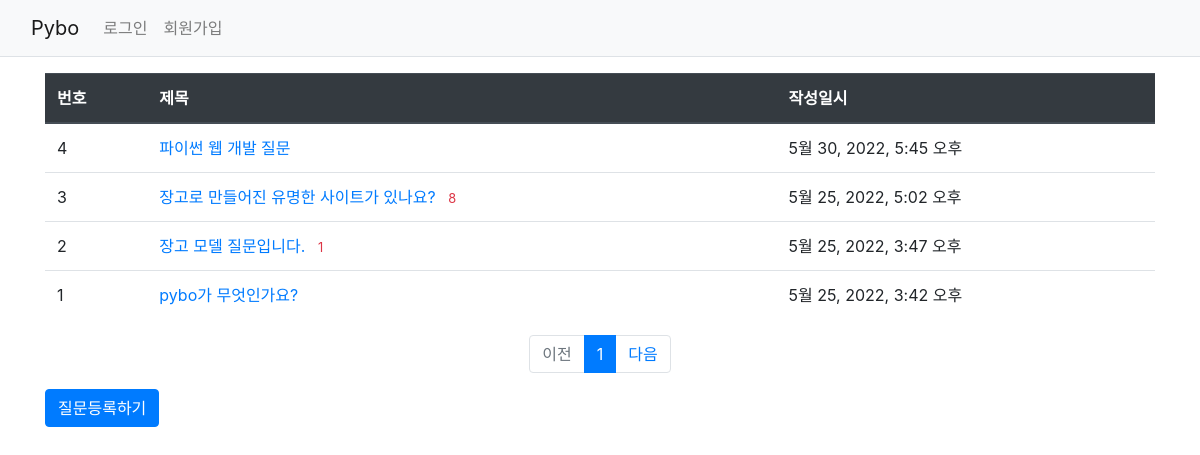
The page /pybo/ on the database as committed earlier.
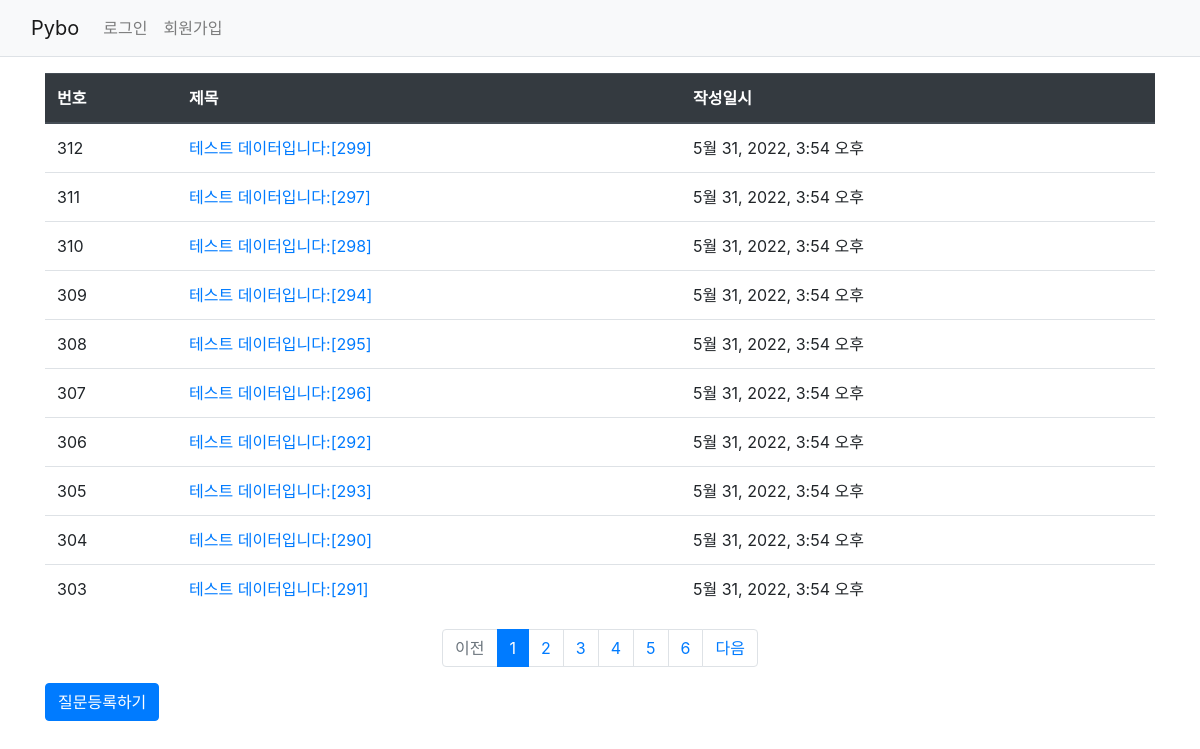
The same page on the database as committed later.
### pybo/models.py (models this page shows, shortened)
class Question(models.Model):
    subject = models.CharField(max_length=200)
    content = models.TextField()
    create_date = models.DateTimeField()

### pybo/views.py (the view)
# urls.py: path('', views.index, name='index'),  # '/' 에 해당되는 path
def index(request):
    page = request.GET.get('page', '1')  # 페이지
    question_list = Question.objects.order_by('-create_date')  # -붙으면 내림차순 없으면 오름차순
    paginator = Paginator(question_list, 10)  # 페이지당 10개씩 보여주기
    page_object = paginator.get_page(page)
    context = {'question_list': page_object}  # 딕셔너리의 {'키' : 값}
    return render(request, 'pybo/question_list.html', context)  # 인자 값 3개

### pybo/templatetags/pybo_filter.py (called while the page is built)
@register.filter
def sub(value, arg):
    return value - arg

### templates/pybo/question_list.html (shortened to what this page needs)
<!DOCTYPE html>
<html lang="en">
<head>
</head>
<body>
    {% extends 'base.html' %}
    {% load pybo_filter %}
    {% block content %}
    <div class="container my-3">
        <table class="table">
            <thead>
            <tr class="thead-dark">
                <th>번호</th>
                <th>제목</th>
                <th>작성일시</th>
            </tr>
            </thead>
            <tbody>
                {% if question_list %}
                {% for question in question_list %}
                <tr>
                    <td>
                        {{ question_list.paginator.count|sub:question_list.start_index|sub:forloop.counter0|add:1 }}
                    </td>
                    <td>
                        <a href="{% url 'pybo:detail' question.id %}">
                            {{ question.subject }}
                        </a>
                        {% if question.answer_set.count > 0 %}
                        <span class="text-danger small mx-2">{{ question.answer_set.count }}</span>
                        {% endif %}
                    </td>
                    <td>{{ question.create_date }}</td>
                </tr>
            {% endfor %}
            {% else %}
            <tr>
                <td colspan="3">질문이 없습니다.</td>
            </tr>
            {% endif %}
            </tbody>
        </table>
        <ul class="pagination justify-content-center">
            {% if question_list.has_previous %}
            <li class="page-item">
                <a class="page-link"
                   href="?page={{ question_list.previous_page_number }}">이전</a>
            </li>
            {% else %}
            <li class="page-item disabled">
                <a class="page-link" tabindex="-1" aria-disabled="true" href="#">이전</a>
            </li>
            {% endif %}
            {% for page_number in question_list.paginator.page_range %}
            {% if page_number >= question_list.number|add:-5 and page_number <= question_list.number|add:5 %}
            {% if page_number == question_list.number %}
            <li class="page-item active" aria-current="page">
                <a class="page-link" href="?page={{ page_number }}">{{ page_number }}</a>
            </li>
            {% else %}
            <li class="page-item">
                <a class="page-link" href="?page={{ page_number }}">{{ page_number }}</a>
            </li>
            {% endif %}
            {% endif %}
            {% endfor %}
            {% if question_list.has_next %}
            <li class="page-item">
                <a class="page-link" href="?page={{ question_list.next_page_number }}">다음</a>
            </li>
            {% else %}
            <li class="page-item disavled">
                <a class="page-link" tabindex="-1" aria-disabled="true" href="#">다음</a>
            </li>
            {% endif %}
        </ul>
        <a href="{% url 'pybo:question_create' %}" class="btn btn-primary">질문등록하기</a>
    </div>
    {% endblock %}

Rows that differ between the two databases and show on the page:
no longer on this page (row unchanged): Question: paginator.count|sub "4", subject "파이썬 웹 개발 질문", create_date "5월 30, 2022, 5:45 오후"
no longer on this page (row unchanged): Question: paginator.count|sub "3", subject "장고로 만들어진 유명한 사이트가 있나요?", answer_set.count "8", create_date "5월 25, 2022, 5:02 오후"
no longer on this page (row unchanged): Question: paginator.count|sub "2", subject "장고 모델 질문입니다.", answer_set.count "1", create_date "5월 25, 2022, 3:47 오후"
no longer on this page (row unchanged): Question: paginator.count|sub "1", subject "pybo가 무엇인가요?", create_date "5월 25, 2022, 3:42 오후"
added Question: paginator.count|sub "312", subject "테스트 데이터입니다:[299]", create_date "5월 31, 2022, 3:54 오후"
added Question: paginator.count|sub "311", subject "테스트 데이터입니다:[297]", create_date "5월 31, 2022, 3:54 오후"
added Question: paginator.count|sub "310", subject "테스트 데이터입니다:[298]", create_date "5월 31, 2022, 3:54 오후"
added Question: paginator.count|sub "309", subject "테스트 데이터입니다:[294]", create_date "5월 31, 2022, 3:54 오후"
added Question: paginator.count|sub "308", subject "테스트 데이터입니다:[295]", create_date "5월 31, 2022, 3:54 오후"
added Question: paginator.count|sub "307", subject "테스트 데이터입니다:[296]", create_date "5월 31, 2022, 3:54 오후"
added Question: paginator.count|sub "306", subject "테스트 데이터입니다:[292]", create_date "5월 31, 2022, 3:54 오후"
added Question: paginator.count|sub "305", subject "테스트 데이터입니다:[293]", create_date "5월 31, 2022, 3:54 오후"
added Question: paginator.count|sub "304", subject "테스트 데이터입니다:[290]", create_date "5월 31, 2022, 3:54 오후"
added Question: paginator.count|sub "303", subject "테스트 데이터입니다:[291]", create_date "5월 31, 2022, 3:54 오후"
Other text that changed with them:
new list line: "2"
new list line: "3"
new list line: "4"
new list line: "5"
new list line: "6"
